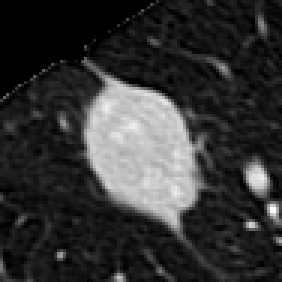
#> input picture Tesi Workspace/Matlab/test/LIDC-IDRI-0141-23.93mm.png, 94 x 94 px (shown 3 times larger)
$ python 2D_FMM.py ../Matlab/test   (older library calls are emulated)
#> lines starting #> are read from the running program, lines starting #| are printed output that depends on the picture; after the words box and inside, x2 and y2 are one past the last pixel; in counts of white or black regions, pixels touching at a corner belong together
#!/usr/bin/env python
from matplotlib.widgets import Slider, Button, RadioButtons # import the Slider widget
from math import sqrt
#from __future__ import print_function
import matplotlib.pyplot as plt
import SimpleITK as sitk
import sys
import os
import numpy as np
from heapq import heappush, heappop
import time
from scipy.ndimage import binary_dilation
from skimage.measure import regionprops, label
from scipy.ndimage.interpolation import zoom
from mpl_toolkits.mplot3d import Axes3D
from skimage import filters
from skimage.filters import roberts
from skimage.morphology import disk, binary_closing
from skimage.morphology import convex_hull_image
from sklearn.cluster import KMeans
import imageio
import scipy.misc
from skimage import feature

class Status:   #Creates status matrix: -1 far point, 0 neighbor, 1 known point
                #Has same size as speed function F
                #Uses near2know and far2near functions
    def __init__(self,seed_list,F):   #Initialize the status matrix with -1 everywhere except for seed point where it is 0
        self.status = np.full(F.shape, -1)
        self.new_neighbors = []

    def setknown(self,point):     #Sets neighboring point to known
        self.status[point[0],point[1]] = 1

    # [14 lines left out: function setnear, not called in this run]

class Times:              #Creates time matrix, addtime and calculatetime functions
    # [4 lines left out: function __init__, not called in this run]

    def addtime(self,value,point):   #Add new time value
        self.times[point[0],point[1]]=value

                                    #Uses formula from paper to calculate arrival time
    # [25 lines left out: function calculatetime, not called in this run]

class HeapAndRegion:      #Keeps track of neighbors heap and matrix ( see paper )
    # [5 lines left out: function __init__, not called in this run]

    def push(self,point,Tcalc,seed_id):
        heappush(self.heap,(Tcalc,point,seed_id))
        self.region[point] = seed_id

    def replace(self,point,Tcalc,index,seed_id):      #replace element from heap
        del self.heap[index]
        self.push(point,Tcalc,seed_id)
        #self.heap.sort()               #really slows down, actually useless

    # [13 lines left out: function check, not called in this run]

class Cluster:    #handles regions, actually clusters
    # [5 lines left out: function add_neighbor_clusters, not called in this run]

    def mean_of_cluster(self,input,padding_mask):
        return np.sum(self.mask*padding_mask*input)/np.sum(self.mask*padding_mask)

    # [109 lines left out: functions merge_clusters, __init__, FMM, grid, pad, not called in this run]

start = time.perf_counter()
INPUT_FOLDER = sys.argv[1]

mt0 = 0.15 #default slider values
cs0 = 7

count = 0
nodules = []
#walks the input directory and finds input images and their paths
for root, dirs, files in os.walk(INPUT_FOLDER):
    path = root.split(os.sep)
    for file in files:
        if file[-1] == "g" and file[-2]=="n" and file[-3]=="p" and file[-5] != "T" and file[-6] != "G":
            stringa = ""
            for p in path:
                stringa+=p+"/"
            nodules.append((file,stringa))

#reads and normalizes input image
for nod in nodules:
    print("------------------------------------------")
    print(nod)
    print("------------------------------------------")
    inputFilename = nod[1]+nod[0]
    sigma = float(1)
    input_image = imageio.imread(inputFilename)
#> input_image is the input picture: shape (94, 94); min 0, max 255, mean 51.8
    if(len(input_image.shape)) > 2:
        input_image=input_image[:,:,:-1]              #These 3 lines are in case the image is a 4 channel png
        input_image = np.asarray(input_image)
        input_image = np.dot(input_image, [0.299, 0.587, 0.114])

    input_image= (input_image - np.min(input_image))/(np.max(input_image)-np.min(input_image))
    rescale_factor = 0.5

    #if input_image.shape[0]>60:
    #    continue
    """    if input_image.shape[0]<=40:
        input_image = zoom(input_image, [2,2], mode='nearest')
        input_image = Apply_2D_LPF_Axial_Slice(input_image,1/4,2)
        rescale_factor = 0.25"""
    input_image[input_image < 0.02]=0
#> input_image: shape (94, 94) float64; min 0, max 1, mean 0.203
    input_image_copy=input_image.copy()
    padding_mask = input_image.copy()
    padding_mask[padding_mask>0] = 1
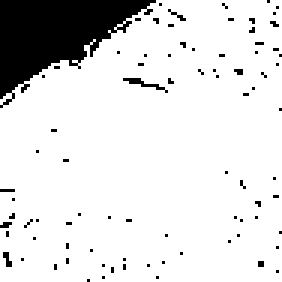
#> padding_mask: shape (94, 94) float64 (shown 3 times larger); values 0 (black) and 1 (white), 87.4% white; 84 black regions (82 under 20 px), largest, box (x1, y1, x2, y2) and area: (0, 0, 52, 36) 931, (41, 26, 56, 31) 21
    #input_image = pad(input_image)

#> (the run stopped early here; a loop or call above may not have finished)
